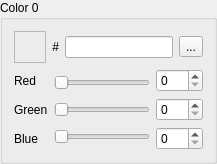
        <widget class="QGroupBox" name="group_0">
         <property name="title">
          <string>Color 0</string>
         </property>
         <layout class="QFormLayout" name="formLayout_2">
          <item row="0" column="0">
           <widget class="QFrame" name="colorFrame_0">
            <property name="minimumSize">
             <size>
              <width>32</width>
              <height>32</height>
             </size>
            </property>
            <property name="maximumSize">
             <size>
              <width>32</width>
              <height>32</height>
             </size>
            </property>
            <property name="frameShape">
             <enum>QFrame::StyledPanel</enum>
            </property>
            <property name="frameShadow">
             <enum>QFrame::Raised</enum>
            </property>
           </widget>
          </item>
          <item row="1" column="0" colspan="2">
           <widget class="QFrame" name="frame_20">
            <property name="frameShape">
             <enum>QFrame::NoFrame</enum>
            </property>
            <property name="frameShadow">
             <enum>QFrame::Raised</enum>
            </property>
            <layout class="QHBoxLayout" name="horizontalLayout_2">
             <property name="leftMargin">
              <number>0</number>
             </property>
             <property name="topMargin">
              <number>0</number>
             </property>
             <property name="rightMargin">
              <number>0</number>
             </property>
             <property name="bottomMargin">
              <number>0</number>
             </property>
             <item>
              <widget class="QFrame" name="frame_22">
               <property name="frameShape">
                <enum>QFrame::NoFrame</enum>
               </property>
               <property name="frameShadow">
                <enum>QFrame::Raised</enum>
               </property>
               <layout class="QVBoxLayout" name="verticalLayout_3">
                <property name="leftMargin">
                 <number>0</number>
                </property>
                <property name="topMargin">
                 <number>0</number>
                </property>
                <property name="rightMargin">
                 <number>0</number>
                </property>
                <property name="bottomMargin">
                 <number>0</number>
                </property>
                <item>
                 <widget class="QLabel" name="label_2">
                  <property name="text">
                   <string>Red</string>
                  </property>
                 </widget>
                </item>
                <item>
                 <widget class="QLabel" name="label_3">
                  <property name="text">
                   <string>Green</string>
                  </property>
                 </widget>
                </item>
                <item>
                 <widget class="QLabel" name="label_4">
                  <property name="text">
                   <string>Blue</string>
                  </property>
                 </widget>
                </item>
               </layout>
              </widget>
             </item>
             <item>
              <widget class="QFrame" name="frame_23">
               <property name="frameShape">
                <enum>QFrame::NoFrame</enum>
               </property>
               <property name="frameShadow">
                <enum>QFrame::Raised</enum>
               </property>
               <layout class="QVBoxLayout" name="verticalLayout_4">
                <property name="leftMargin">
                 <number>0</number>
                </property>
                <property name="topMargin">
                 <number>0</number>
                </property>
                <property name="rightMargin">
                 <number>0</number>
                </property>
                <property name="bottomMargin">
                 <number>0</number>
                </property>
                <item>
                 <widget class="QSlider" name="slider_red_0">
                  <property name="maximum">
                   <number>31</number>
                  </property>
                  <property name="pageStep">
                   <number>4</number>
                  </property>
                  <property name="orientation">
                   <enum>Qt::Horizontal</enum>
                  </property>
                 </widget>
                </item>
                <item>
                 <widget class="QSlider" name="slider_green_0">
                  <property name="maximum">
                   <number>31</number>
                  </property>
                  <property name="pageStep">
                   <number>4</number>
                  </property>
                  <property name="orientation">
                   <enum>Qt::Horizontal</enum>
                  </property>
                 </widget>
                </item>
                <item>
                 <widget class="QSlider" name="slider_blue_0">
                  <property name="maximum">
                   <number>31</number>
                  </property>
                  <property name="pageStep">
                   <number>4</number>
                  </property>
                  <property name="orientation">
                   <enum>Qt::Horizontal</enum>
                  </property>
                 </widget>
                </item>
               </layout>
              </widget>
             </item>
             <item>
              <widget class="QFrame" name="frame_21">
               <property name="frameShape">
                <enum>QFrame::NoFrame</enum>
               </property>
               <property name="frameShadow">
                <enum>QFrame::Raised</enum>
               </property>
               <layout class="QVBoxLayout" name="verticalLayout_2">
                <property name="leftMargin">
                 <number>0</number>
                </property>
                <property name="topMargin">
                 <number>0</number>
                </property>
                <property name="rightMargin">
                 <number>0</number>
                </property>
                <property name="bottomMargin">
                 <number>0</number>
                </property>
                <item>
                 <widget class="QSpinBox" name="spin_red_0">
                  <property name="maximum">
                   <number>255</number>
                  </property>
                  <property name="singleStep">
                   <number>8</number>
                  </property>
                 </widget>
                </item>
                <item>
                 <widget class="QSpinBox" name="spin_green_0">
                  <property name="maximum">
                   <number>255</number>
                  </property>
                  <property name="singleStep">
                   <number>8</number>
                  </property>
                 </widget>
                </item>
                <item>
                 <widget class="QSpinBox" name="spin_blue_0">
                  <property name="maximum">
                   <number>255</number>
                  </property>
                  <property name="singleStep">
                   <number>8</number>
                  </property>
                 </widget>
                </item>
               </layout>
              </widget>
             </item>
            </layout>
           </widget>
          </item>
          <item row="0" column="1">
           <widget class="QFrame" name="frame_3">
            <property name="frameShape">
             <enum>QFrame::NoFrame</enum>
            </property>
            <property name="frameShadow">
             <enum>QFrame::Raised</enum>
            </property>
            <layout class="QVBoxLayout" name="verticalLayout">
             <property name="leftMargin">
              <number>0</number>
             </property>
             <property name="topMargin">
              <number>0</number>
             </property>
             <property name="rightMargin">
              <number>0</number>
             </property>
             <property name="bottomMargin">
              <number>0</number>
             </property>
             <item>
              <widget class="QFrame" name="frame_19">
               <property name="frameShape">
                <enum>QFrame::NoFrame</enum>
               </property>
               <property name="frameShadow">
                <enum>QFrame::Raised</enum>
               </property>
               <layout class="QGridLayout" name="gridLayout_2">
                <property name="leftMargin">
                 <number>0</number>
                </property>
                <property name="topMargin">
                 <number>0</number>
                </property>
                <property name="rightMargin">
                 <number>0</number>
                </property>
                <property name="bottomMargin">
                 <number>0</number>
                </property>
                <item row="0" column="0">
                 <widget class="QFrame" name="frame_2">
                  <property name="frameShape">
                   <enum>QFrame::NoFrame</enum>
                  </property>
                  <property name="frameShadow">
                   <enum>QFrame::Raised</enum>
                  </property>
                  <layout class="QFormLayout" name="formLayout">
                   <property name="leftMargin">
                    <number>0</number>
                   </property>
                   <property name="topMargin">
                    <number>0</number>
                   </property>
                   <property name="rightMargin">
                    <number>0</number>
                   </property>
                   <property name="bottomMargin">
                    <number>0</number>
                   </property>
                   <item row="0" column="0">
                    <widget class="QLabel" name="label">
                     <property name="text">
                      <string>#</string>
                     </property>
                     <property name="alignment">
                      <set>Qt::AlignRight|Qt::AlignTrailing|Qt::AlignVCenter</set>
                     </property>
                    </widget>
                   </item>
                   <item row="0" column="1">
                    <widget class="QLineEdit" name="hex_0"/>
                   </item>
                  </layout>
                 </widget>
                </item>
                <item row="0" column="1">
                 <widget class="QToolButton" name="pick_0">
                  <property name="text">
                   <string>...</string>
                  </property>
                  <property name="icon">
                   <iconset resource="../resources/images.qrc">
                    <normaloff>:/icons/pipette.ico</normaloff>:/icons/pipette.ico</iconset>
                  </property>
                 </widget>
                </item>
               </layout>
              </widget>
             </item>
            </layout>
           </widget>
          </item>
         </layout>
        </widget>
